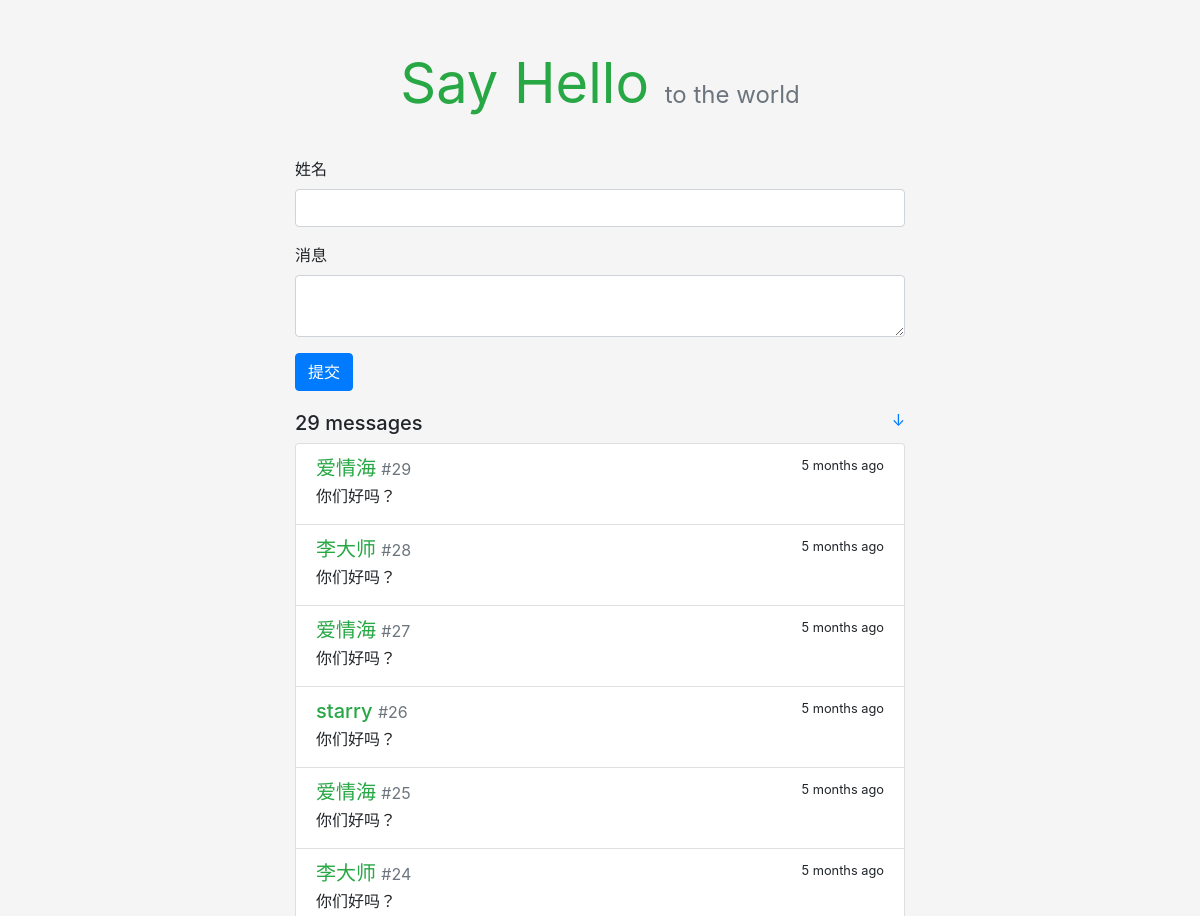
Before: / (upper part) with the older database file.
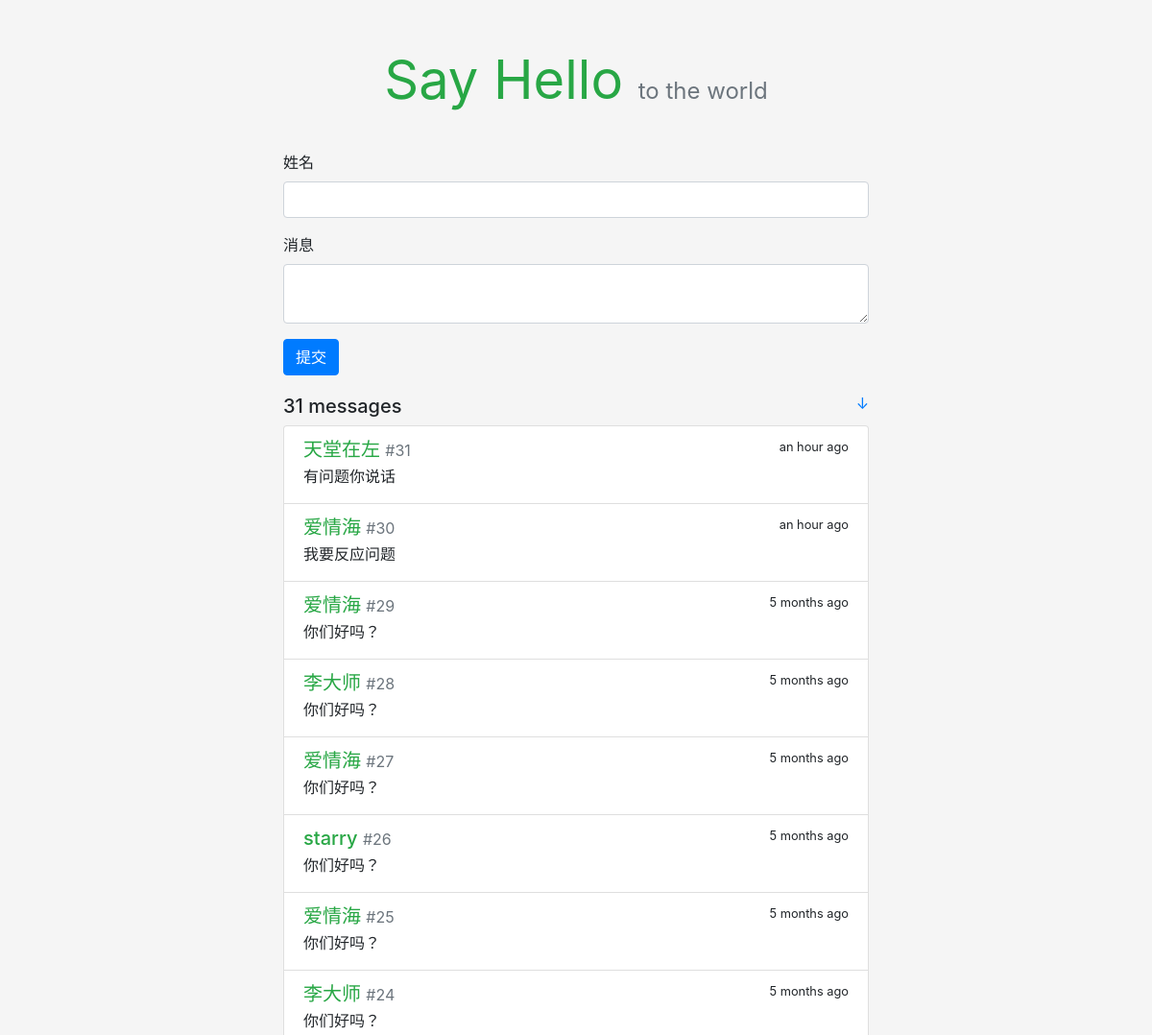
After: the same page with the newer database file.
### sayhello/models.py (models this page shows)
class Message(db.Model):
    id = db.Column(db.Integer,primary_key=True)
    body = db.Column(db.String(200))
    name = db.Column(db.String(20))
    timestamp = db.Column(db.DateTime,default=datetime.utcnow,index=True)

### sayhello/views.py (the view, shortened to what this page needs)
@app.route('/',methods=['GET','POST'])
def index():
    messages = Message.query.order_by(Message.timestamp.desc()).all()
    form = HelloForm()
    return render_template('index.html', form=form,messages=messages)

### sayhello/forms.py
class HelloForm(FlaskForm):
    name = StringField('姓名',validators=[DataRequired(),Length(1,20)])
    body = TextAreaField('消息',validators=[DataRequired(),Length(1,200)])
    submit = SubmitField('提交')

### sayhello/templates/index.html
{% extends 'base.html' %}
{% from 'bootstrap/form.html' import render_form %}
{% block content %}
    <div class="hello-form">
        {{ render_form(form, action=request.full_path) }}
    </div>
    <h5>{{ messages|length }} messages
        <small class="float-right">
            <a href="#bottom" title="Go Bottom">&darr;</a>
        </small>
    </h5>
    <div class="list-group">
        {% for message in messages %}
            <a class="list-group-item list-group-item-action flex-column">
                <div class="d-flex w-100 justify-content-between">
                    <h5 class="mb-1 text-success">{{ message.name }}
                        <small class="text-muted"> #{{ loop.revindex }}</small>
                    </h5>
                    <small data-toggle="tooltip" data-placement="top"
                           data-timestamp="{{ message.timestamp.strftime('%Y-%m-%dT%H:%M:%SZ') }}"
                           data-delay="500">
                        {{ moment(message.timestamp).fromNow(refresh=True) }}
                    </small>
                </div>
                <p class="mb-1">{{ message.body }}</p>
            </a>
        {% endfor %}
    </div>
{% endblock %}

### sayhello/templates/base.html (shortened to what this page needs)
<!DOCTYPE html>
<html lang="en">
<head>
    <link rel="stylesheet" href="{{ url_for('static', filename='css/bootstrap.min.css') }}" type="text/css">
    <link rel="stylesheet" href="{{ url_for('static', filename='css/style.css') }}" type="text/css">
</head>
<body>
<main class="container">
    <header>
        <h1 class="text-center display-4">
            <a href="{{ url_for('index') }}" class="text-success"><strong>Say Hello</strong></a>
            <small class="text-muted sub-title">to the world</small>
        </h1>
    </header>
    {% block content %}
    {% endblock %}
</main>
</body>
</html>

### sayhello/static/css/style.css (style rules this page uses)
body { background-color: rgb(245, 245, 245) !important; }
p { overflow-wrap: break-word; word-wrap: break-word; }
.container { max-width: 640px !important; }
.hello-form { margin-bottom: 20px; }
header { margin: 50px 0 40px 0; }
header h1 { font-size: 60px; font-weight: bold; }
.sub-title { font-size: 24px; }
header a { text-decoration: none !important; }

Changed rows visible on the page:
added Message: name "天堂在左", timestamp "an hour ago", body "有问题你说话"
added Message: name "爱情海", timestamp "an hour ago", body "我要反应问题"
Other visible differences:
{{ messages|length }}: "29" → "31"
